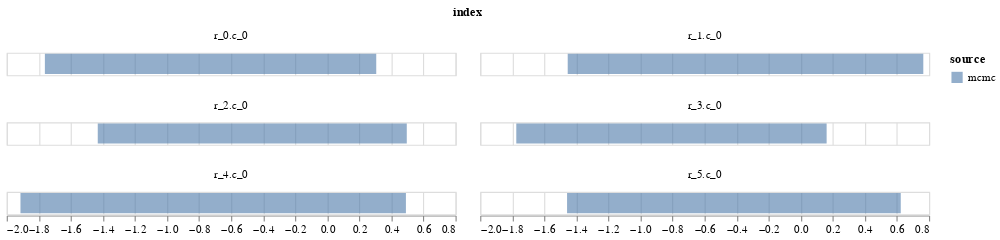

Notebook code cell kept with this figure:
### Code cell
c1 = alt.Chart(df).mark_bar(opacity=0.6).encode(
        alt.X('q1', title=None),
        alt.X2('q2', title=None),
        alt.Color('source')
)
c1.facet(
       'index',
    columns=2
    )

### Figure 1 — Vega-Lite specification as saved in the notebook (floating-point values rounded to 4 significant figures)
{"config": {"view": {"continuousWidth": 400, "continuousHeight": 300}}, "data": {"name": "data-60eadadee2e86e2cc88794b1496bd809"}, "facet": {"type": "nominal", "field": "index"}, "spec": {"mark": {"type": "bar", "opacity": 0.6}, "encoding": {"color": {"type": "nominal", "field": "source"}, "x": {"type": "quantitative", "field": "q1", "title": null}, "x2": {"field": "q2", "title": null}}}, "columns": 2, "$schema": "https://vega.github.io/schema/vega-lite/v4.8.1.json", "datasets": {"data-60eadadee2e86e2cc88794b1496bd809": [{"index": "r_0.c_0", "q1": -1.762, "q2": 0.3053, "source": "mcmc"}, {"index": "r_1.c_0", "q1": -1.454, "q2": 0.7644, "source": "mcmc"}, {"index": "r_2.c_0", "q1": -1.432, "q2": 0.4959, "source": "mcmc"}, {"index": "r_3.c_0", "q1": -1.775, "q2": 0.1612, "source": "mcmc"}, {"index": "r_4.c_0", "q1": -1.914, "q2": 0.4905, "source": "mcmc"}, {"index": "r_5.c_0", "q1": -1.458, "q2": 0.6237, "source": "mcmc"}]}}
